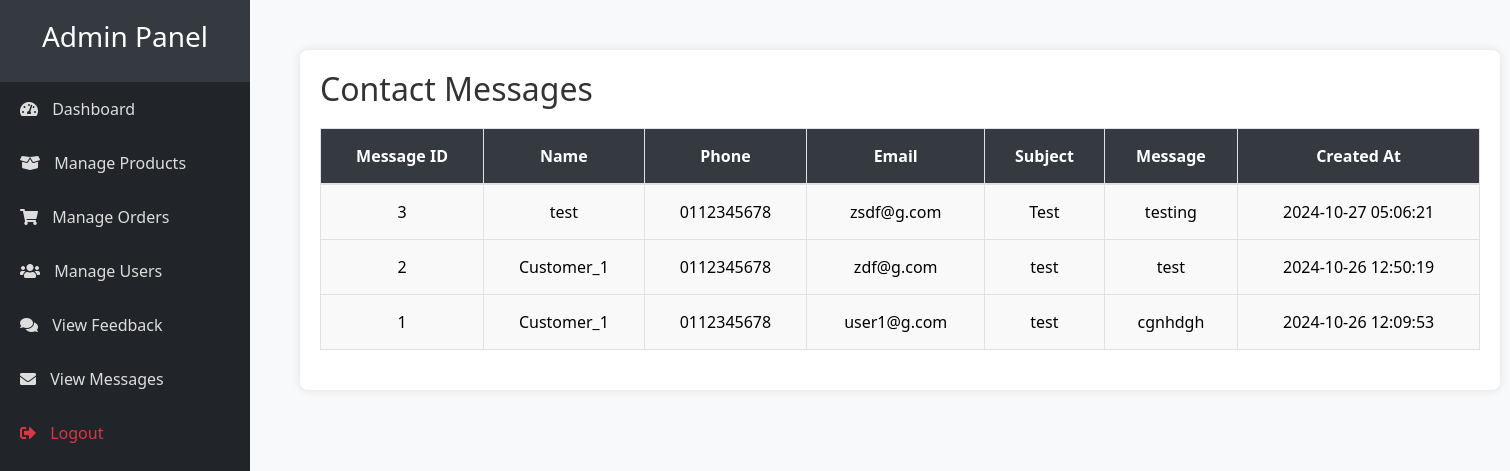
Screenshot of /admin/view_messages.php with the database file from the repository.
### tables this page shows
CREATE TABLE `contact_messages` (
  `id` int(11) NOT NULL,
  `name` varchar(100) NOT NULL,
  `phone` varchar(20) NOT NULL,
  `email` varchar(100) NOT NULL,
  `subject` varchar(150) NOT NULL,
  `message` text NOT NULL,
  `created_at` timestamp NOT NULL DEFAULT current_timestamp()
);

### admin/view_messages.php (the view, shortened to what this page needs)
<?php
require_once 'db_connection.php';
include('partials/header.php');
$sql = "SELECT id, name, phone, email, subject, message, created_at FROM contact_messages ORDER BY created_at DESC";
$result = $conn->query($sql);
?>
<!DOCTYPE html>
<html lang="en">
<head>
    <link rel="stylesheet" href="assets/css/bootstrap.min.css">
</head>
<body>
    <div class="container">
        <h2>Contact Messages</h2>
        <div class="messages-table">
            <table class="table table-bordered">
                <thead>
                    <tr>
                        <th>Message ID</th>
                        <th>Name</th>
                        <th>Phone</th>
                        <th>Email</th>
                        <th>Subject</th>
                        <th>Message</th>
                        <th>Created At</th>
                    </tr>
                </thead>
                <tbody>
                    <?php if ($result->num_rows > 0): ?>
                        <?php while ($row = $result->fetch_assoc()): ?>
                            <tr>
                                <td><?php echo htmlspecialchars($row['id']); ?></td>
                                <td><?php echo htmlspecialchars($row['name']); ?></td>
                                <td><?php echo htmlspecialchars($row['phone']); ?></td>
                                <td><?php echo htmlspecialchars($row['email']); ?></td>
                                <td><?php echo htmlspecialchars($row['subject']); ?></td>
                                <td><?php echo htmlspecialchars($row['message']); ?></td>
                                <td><?php echo htmlspecialchars($row['created_at']); ?></td>
                            </tr>
                        <?php endwhile; ?>
                    <?php else: ?>
                        <tr>
                            <td colspan="7">No messages available.</td>
                        </tr>
                    <?php endif; ?>
                </tbody>
            </table>
        </div>
    </div>
</body>
</html>

### admin/partials/header.php (style rules this page uses)
body { background-color: #f8f9fa; }

### admin/view_messages.php (style rules this page uses)
body { background-color: #f8f9fa; }
.container { max-width: 1200px; margin-top: 50px; padding: 20px; background: #fff; border-radius: 8px; box-shadow: 0 0 10px rgba(0, 0, 0, 0.1); margin-left: 300px; }
h2 { margin-bottom: 20px; color: #333; }
.messages-table { width: 100%; margin: 20px 0; }
.table { border-collapse: collapse; }
.table th, .table td { border: 1px solid #dee2e6; padding: 15px; text-align: center; }
.table th { background-color: #343a40; color: white; }
.table td { background-color: #f9f9f9; }

### rows the page displays
contact_messages: id "3", name "test", phone "0112345678", email "zsdf@g.com", subject "Test", message "testing", created_at "2024-10-27 05:06:21"
contact_messages: id "2", name "Customer_1", phone "0112345678", email "zdf@g.com", subject "test", message "test", created_at "2024-10-26 12:50:19"
contact_messages: id "1", name "Customer_1", phone "0112345678", email "user1@g.com", subject "test", message "cgnhdgh", created_at "2024-10-26 12:09:53"
